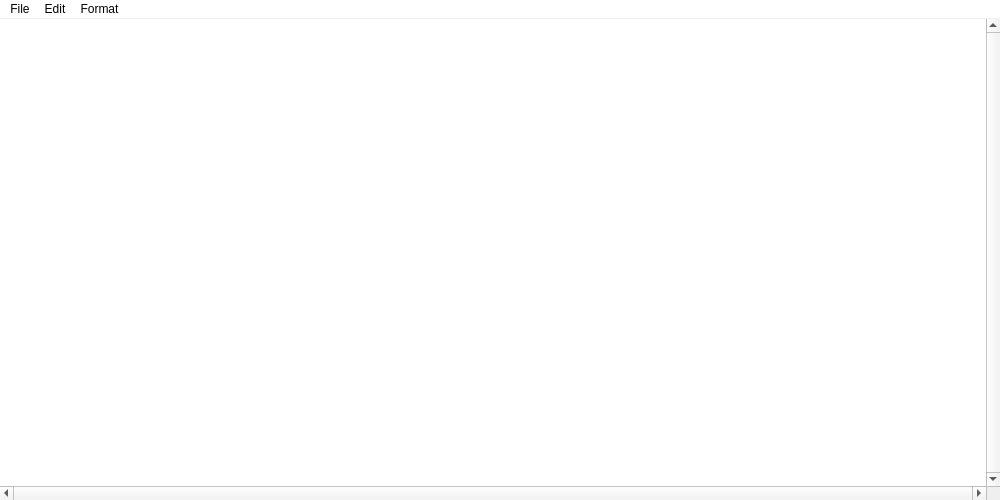
<?xml version="1.0" encoding="UTF-8"?>
<ui version="4.0">
 <class>MainWindow</class>
 <widget class="QMainWindow" name="MainWindow">
  <property name="geometry">
   <rect>
    <x>0</x>
    <y>0</y>
    <width>1000</width>
    <height>500</height>
   </rect>
  </property>
  <property name="windowTitle">
   <string>Untitled - Notepad</string>
  </property>
  <property name="windowIcon">
   <iconset resource="../resource.qrc">
    <normaloff>:/images/.ico/main_window_title.ico</normaloff>:/images/.ico/main_window_title.ico</iconset>
  </property>
  <widget class="QWidget" name="central_widget">
   <property name="font">
    <font>
     <pointsize>11</pointsize>
    </font>
   </property>
   <layout class="QHBoxLayout" name="horizontal_layout">
    <property name="spacing">
     <number>0</number>
    </property>
    <property name="leftMargin">
     <number>0</number>
    </property>
    <property name="topMargin">
     <number>0</number>
    </property>
    <property name="rightMargin">
     <number>0</number>
    </property>
    <property name="bottomMargin">
     <number>0</number>
    </property>
    <item>
     <widget class="QTextEdit" name="text_edit">
      <property name="font">
       <font>
        <family>Segoe UI</family>
        <pointsize>12</pointsize>
       </font>
      </property>
      <property name="frameShape">
       <enum>QFrame::NoFrame</enum>
      </property>
      <property name="verticalScrollBarPolicy">
       <enum>Qt::ScrollBarAlwaysOn</enum>
      </property>
      <property name="horizontalScrollBarPolicy">
       <enum>Qt::ScrollBarAlwaysOn</enum>
      </property>
      <property name="lineWrapMode">
       <enum>QTextEdit::NoWrap</enum>
      </property>
      <property name="html">
       <string>&lt;!DOCTYPE HTML PUBLIC &quot;-//W3C//DTD HTML 4.0//EN&quot; &quot;http://www.w3.org/TR/REC-html40/strict.dtd&quot;&gt;
&lt;html&gt;&lt;head&gt;&lt;meta name=&quot;qrichtext&quot; content=&quot;1&quot; /&gt;&lt;style type=&quot;text/css&quot;&gt;
p, li { white-space: pre-wrap; }
&lt;/style&gt;&lt;/head&gt;&lt;body style=&quot; font-family:'Segoe UI'; font-size:12pt; font-weight:400; font-style:normal;&quot;&gt;
&lt;p style=&quot;-qt-paragraph-type:empty; margin-top:0px; margin-bottom:0px; margin-left:0px; margin-right:0px; -qt-block-indent:0; text-indent:0px;&quot;&gt;&lt;br /&gt;&lt;/p&gt;&lt;/body&gt;&lt;/html&gt;</string>
      </property>
      <property name="tabStopDistance">
       <double>40.000000000000000</double>
      </property>
     </widget>
    </item>
   </layout>
  </widget>
  <widget class="QMenuBar" name="menu_bar">
   <property name="geometry">
    <rect>
     <x>0</x>
     <y>0</y>
     <width>1000</width>
     <height>26</height>
    </rect>
   </property>
   <property name="styleSheet">
    <string notr="true">QMenuBar
{
	border-bottom-width: 1px;
	border-bottom-style : solid;
	border-bottom-color: #f0f0f0;
	background-color    :  white;
}</string>
   </property>
   <widget class="QMenu" name="menu_file">
    <property name="title">
     <string>File</string>
    </property>
    <addaction name="action_new"/>
    <addaction name="action_open"/>
    <addaction name="action_save"/>
    <addaction name="separator"/>
    <addaction name="action_exit"/>
   </widget>
   <widget class="QMenu" name="menu_edit">
    <property name="title">
     <string>Edit</string>
    </property>
    <addaction name="action_undo"/>
    <addaction name="separator"/>
    <addaction name="action_cut"/>
    <addaction name="action_copy"/>
    <addaction name="action_paste"/>
    <addaction name="action_delete"/>
   </widget>
   <widget class="QMenu" name="menu_format">
    <property name="title">
     <string>Format</string>
    </property>
    <addaction name="action_font"/>
    <addaction name="action_syntax_highlighting"/>
   </widget>
   <addaction name="menu_file"/>
   <addaction name="menu_edit"/>
   <addaction name="menu_format"/>
  </widget>
  <action name="action_open">
   <property name="text">
    <string>Open</string>
   </property>
  </action>
  <action name="action_save">
   <property name="text">
    <string>Save</string>
   </property>
  </action>
  <action name="action_exit">
   <property name="text">
    <string>Exit</string>
   </property>
  </action>
  <action name="action_undo">
   <property name="enabled">
    <bool>false</bool>
   </property>
   <property name="text">
    <string>Undo</string>
   </property>
   <property name="iconVisibleInMenu">
    <bool>false</bool>
   </property>
  </action>
  <action name="action_cut">
   <property name="enabled">
    <bool>false</bool>
   </property>
   <property name="text">
    <string>Cut</string>
   </property>
  </action>
  <action name="action_copy">
   <property name="enabled">
    <bool>false</bool>
   </property>
   <property name="text">
    <string>Copy</string>
   </property>
  </action>
  <action name="action_paste">
   <property name="text">
    <string>Paste</string>
   </property>
  </action>
  <action name="action_delete">
   <property name="text">
    <string>Delete</string>
   </property>
  </action>
  <action name="action_font">
   <property name="text">
    <string>Font...</string>
   </property>
  </action>
  <action name="action_syntax_highlighting">
   <property name="text">
    <string>Syntax highlighting</string>
   </property>
  </action>
  <action name="action_new">
   <property name="text">
    <string>New</string>
   </property>
  </action>
 </widget>
 <resources>
  <include location="../resource.qrc"/>
 </resources>
 <connections/>
</ui>
